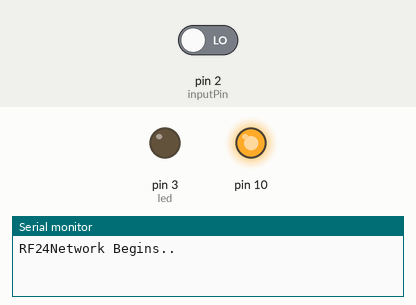
Simulated run of this sketch. Board: Arduino Uno, built with avr-gcc and run on an emulated ATmega328P. Shown: output pins drawn as LEDs (lit = HIGH), the last lines printed to the serial monitor. Dashed ring = blinking. The test bench sets the inputs (shaded band); at power-on: pin 2 (inputPin) LOW. No radio packets arrive unless stated.

Above: at 1.2 s.
1.3 s: pin 2 (inputPin) driven HIGH
At 2.7 s:
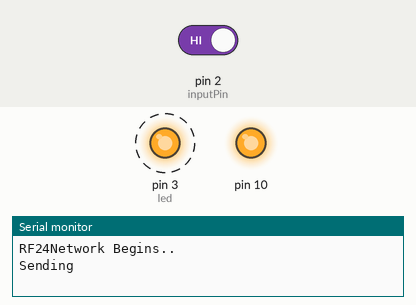
4.3 s: pin 2 (inputPin) driven LOW
At 4.8 s:
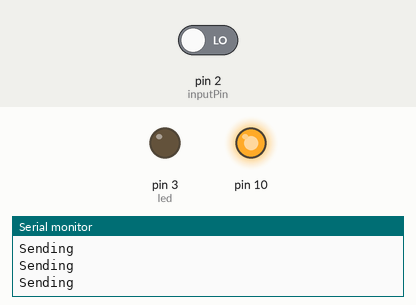
Timing chart, 0 to 7.3 s (numbered marks = the images above; inputs shaded):
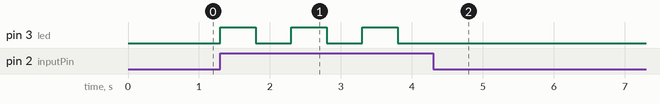

Measured:
- after the input at 1.3 s, pin 3 (led): alternates HIGH for 0.50 s and LOW for 0.50 s, starting at once
- after the input at 4.3 s, pin 3 (led): stops changing and stays LOW

The sketch:

RF24pirSensor.ino
```cpp
#include <RF24Network.h>
#include <RF24.h>
#include<SPI.h>


RF24 radio(7, 8);
RF24Network network(radio);

const uint16_t master = 00;
const uint16_t pir = 01;
const uint16_t magSwitch = 02;
const uint16_t temphumd = 03;
int led = 3;
int inputPin = 2;


/*struct payload_t {                  // Structure of our payload
  float temperature;
  float humidity;
};*/


void setup() {
  pinMode(led,  OUTPUT);
  pinMode(inputPin, INPUT);
  Serial.begin(9600);
  Serial.println("RF24Network Begins..");
  SPI.begin();
  radio.begin();
  network.begin(/*channel*/ 100, /*node address*/ pir);
}

void loop() {

  network.update();
  RF24NetworkHeader header(/*to node*/ master);
  if(digitalRead(inputPin) == HIGH){

  int payload = 1;
  digitalWrite(led,HIGH);
  delay(500);
  digitalWrite(led,LOW);
  delay(500);

  bool ok = network.write(header, &payload, sizeof(payload));
  if(ok)
  Serial.println("Sending");
  else
  Serial.println("Failed to send");

  }


}
```
